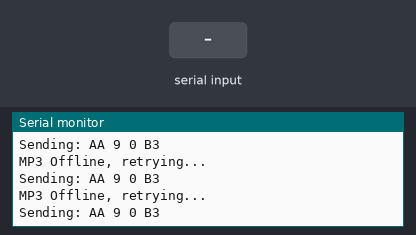
Simulated run of this sketch. Board: Arduino Uno, built with avr-gcc and run on an emulated ATmega328P. Parts: the last lines printed to the serial monitor. Inputs (shaded band) come from the test bench.

Above: at 2.9 s.
3.0 s: "c" received over the second serial link
At 4.8 s:
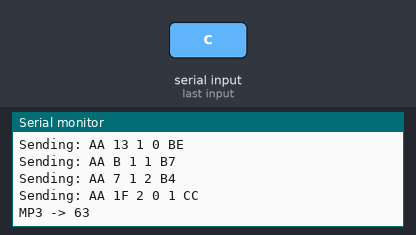
5.0 s: "1" received over the second serial link
At 6.1 s:
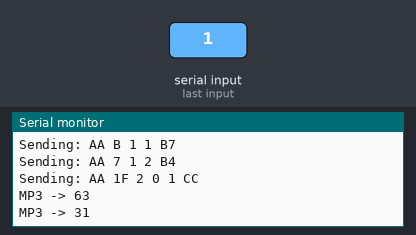

Measured:
- after the input at 3.0 s, the serial monitor: prints a new line after 0.52 s (image 1)
- after the input at 5.0 s, the serial monitor: prints a new line at once (image 2)

The sketch:

DY_SV5W_Test.ino
```cpp
#include <Arduino.h>
#include <SoftwareSerial.h>

#define MP3_RX 11
#define MP3_TX 12

SoftwareSerial mp3Serial(MP3_RX, MP3_TX);

int g_currentFolder = 1;      // Simulated tuner folder
int mp3Folder = 1;            // Assume MP3 starts at folder 1
unsigned long lastCheck = 0;

void sendCommand(const byte *cmd, int len) {
  Serial.print("Sending: ");
  for (int i = 0; i < len; i++) {
    Serial.print(cmd[i], HEX);
    Serial.print(" ");
    mp3Serial.write(cmd[i]);
  }
  Serial.println();
  delay(200); // Delay to allow MP3 module to process command
}

void setup() {
  Serial.begin(9600);
  mp3Serial.begin(9600);
  Serial.println("MP3 Control Ready");

  // 1. Check MP3 online
  const byte checkOnline[] = {0xAA, 0x09, 0x00, 0xB3};
  while (true) {
    sendCommand(checkOnline, sizeof(checkOnline));
    delay(500);
    if (mp3Serial.available()) {
      Serial.println("MP3 Online");
      break;
    }
    Serial.println("MP3 Offline, retrying...");
  }

  // 2. Initial setup
  const byte volMute[] = {0xAA, 0x13, 0x01, 0x00, 0xBE};
  const byte setSD[] = {0xAA, 0x0B, 0x01, 0x01, 0xB7};
  const byte eqRock[] = {0xAA, 0x07, 0x01, 0x02, 0xB4};
  const byte selectTrack1[] = {0xAA, 0x1F, 0x02, 0x00, 0x01, 0xCC};

  sendCommand(volMute, sizeof(volMute));
  sendCommand(setSD, sizeof(setSD));
  sendCommand(eqRock, sizeof(eqRock));
  sendCommand(selectTrack1, sizeof(selectTrack1));
}

void loop() {
  // Echo MP3 responses
  while (mp3Serial.available()) {
    byte incoming = mp3Serial.read();
    Serial.print("MP3 -> ");
    Serial.println(incoming, HEX);
  }

  // Check tuner folder every 500 ms
  if (millis() - lastCheck >= 500) {
    lastCheck = millis();

    if (g_currentFolder == 99) {
      Serial.println("Tuner folder = 99, muting...");
      const byte volMute[] = {0xAA, 0x13, 0x01, 0x00, 0xBE};
      sendCommand(volMute, sizeof(volMute));
      return;
    }

    if (g_currentFolder != mp3Folder) {
      Serial.print("Syncing to folder ");
      Serial.println(g_currentFolder);

      const byte nextFolder[] = {0xAA, 0x0F, 0x00, 0xB9};
      const byte prevFolder[] = {0xAA, 0x0E, 0x00, 0xB8};

      while (mp3Folder != g_currentFolder) {
        if (g_currentFolder > mp3Folder) {
          sendCommand(nextFolder, sizeof(nextFolder));
          mp3Folder++;
        } else {
          sendCommand(prevFolder, sizeof(prevFolder));
          mp3Folder--;
        }
      }

      // Random mode, stop, play, restore volume
      const byte randomMode[] = {0xAA, 0x18, 0x01, 0x05, 0xC8};
      const byte stopCmd[] = {0xAA, 0x04, 0x00, 0xAE};
      const byte playCmd[] = {0xAA, 0x02, 0x00, 0xAC};
      const byte vol20[] = {0xAA, 0x13, 0x01, 0x14, 0xD2};

      sendCommand(randomMode, sizeof(randomMode));
      sendCommand(stopCmd, sizeof(stopCmd));
      sendCommand(playCmd, sizeof(playCmd));
      sendCommand(vol20, sizeof(vol20));
    }
  }
}
```
